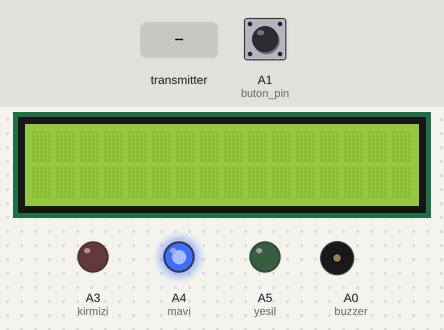
Simulated run of this sketch. Board: Arduino Uno, built with avr-gcc and run on an emulated ATmega328P. Shown: 16×2 character LCD, output pins drawn as LEDs (lit = HIGH), buzzer (waves = sounding, pin HIGH). Dashed ring = blinking. Inputs (shaded band) come from the test bench; at power-on: A1 (buton_pin) LOW. No radio packets arrive unless stated; what the sketch prints to the serial monitor is not drawn.

Above: at 1.2 s.
1.3 s: the transmitter starts sending data.0 = 0
At 2.0 s:
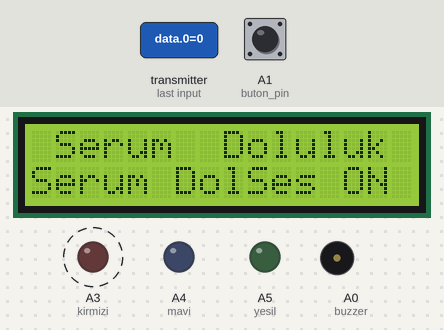
4.3 s: A1 (buton_pin) pulled HIGH for 3.2 s
At 7.9 s:
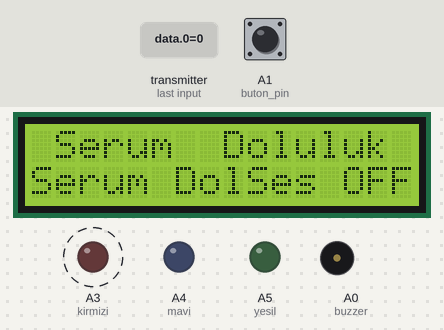
10.3 s: A1 (buton_pin) pulled HIGH for 1 s
At 12.7 s:
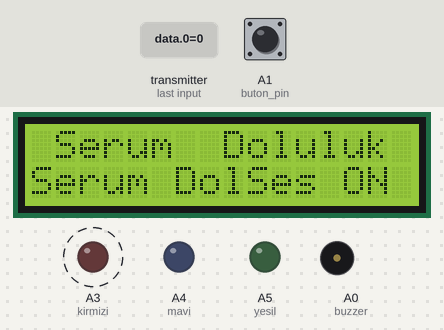
Timing chart, 0 to 20.2 s (numbered marks = the images above; inputs shaded):
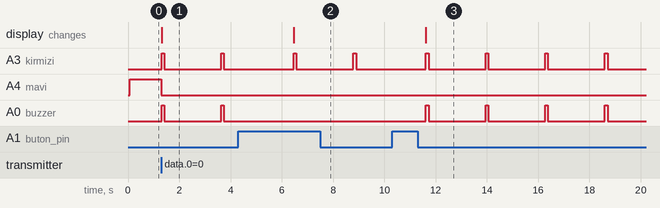

The sketch:

al_c__yaz_l_m.ino
```cpp
/*---------------------------------------------------------------------------------
 * Project Name: Smart Serum Measurement and Stimulation Device
 * Revision Date: 23.12.2021
 * Author: İrem Aksakal
 * -------------------------------------------------------------------------------

 */


#include <SPI.h>
#include "nRF24L01.h"      //The main library of the nRF24L01.
#include "RF24.h"


int data[1];          //We define an array named Data and specify the data to be sent.


RF24 radio (9, 10);  //We define the CE and CSN pins of the nRF24L module.


const uint64_t pipe = 0xE8E8F0F0E1LL;  //We define the pipe address for communication with the transmitter.


#include <LiquidCrystal.h>


//               (Rs, E, D4, D5, D6 ,D7)
LiquidCrystal lcd(7 , 6, 5 , 4 , 3 , 2);
int kirmizi = A3;
int mavi = A4;
int yesil = A5;
int buzzer = A0;
int buton_pin = A1;
int buton;
int ses=0;

int serum_bos = 50;
int serum_dolu;
int ilk_gelen = 1;
int serum_agirlik = 0;

void setup() {

  pinMode(kirmizi, OUTPUT);
  pinMode(mavi,  OUTPUT);
  pinMode(yesil,  OUTPUT);
  pinMode(buzzer,  OUTPUT);
  pinMode(buton,  INPUT);

  Serial.begin(9600);             //We initiate serial communication.

  lcd.begin(16, 2);

  radio.begin();                  //We initiate nRF24 communication.
  radio.openReadingPipe(1, pipe); //We set the address of the receiver to which the program will send data.
  radio.startListening();


}

void loop() {

  digitalWrite(mavi, HIGH);
 Serial.println(data[0]);         //Show incoming data on serial monitor.

  buton = digitalRead(buton_pin);
  if (radio.available () ) {

    radio.read(data, sizeof(data));  //Read incoming data
    Serial.println(data[0]);         //Show incoming data on serial monitor.

    if (ilk_gelen == 1)
    {
      serum_dolu = data[0]-22 ;
      ilk_gelen = 0;
    }
    digitalWrite(mavi, LOW);
     serum_agirlik = data[0]-22 ;
  int yuzde = map(abs(serum_agirlik), 0, serum_dolu, 0, 100);

  if (buton == HIGH)
  {

  lcd.print("Ses OFF");
    ses++;
    delay(500);
    if(ses>1)
    ses=0;
  }
if (yuzde <10){
  lcd.setCursor (0, 0);
  lcd.println(" Serum  Doluluk ");
  lcd.setCursor (0, 1);
  lcd.print("Serum Dolu");
}


if (ses==0 && yuzde <20 )
  {
  lcd.setCursor (9, 1);
  lcd.print("Ses ON ");

int bekle = map(abs(yuzde), 0, 9, 0, 200);


    digitalWrite(yesil, LOW);
    digitalWrite(kirmizi, HIGH);
    digitalWrite(buzzer, HIGH);
    delay (100);
    digitalWrite(kirmizi, LOW);
    digitalWrite(buzzer, LOW);
    delay (bekle);
  }
if (ses==1 && yuzde <20)
  {
  lcd.setCursor (9, 1);
  lcd.print("Ses OFF");

int bekle = map(abs(yuzde), 0, 9, 0, 200);
    digitalWrite(yesil, LOW);
    digitalWrite(kirmizi, HIGH);
    delay (100);
    digitalWrite(kirmizi, LOW);
    delay (bekle);

  }


if (yuzde >=20)
{

    digitalWrite(yesil, HIGH);
}

  }


}
```

Measured:
- after the input at 1.3 s, A3 (kirmizi), A0 (buzzer): alternates HIGH for 0.10 s and LOW for 2.2 s, starting at once; A4 (mavi): HIGH → LOW at once; the display: changes at once (image 1)
- after the input at 4.3 s, A0 (buzzer): stops changing and stays LOW; the display: changes after 2.2 s (image 2)
- after the input at 10.3 s, A0 (buzzer): alternates HIGH for 0.10 s and LOW for 2.2 s, starting after 1.3 s; the display: changes after 1.3 s (image 3)
